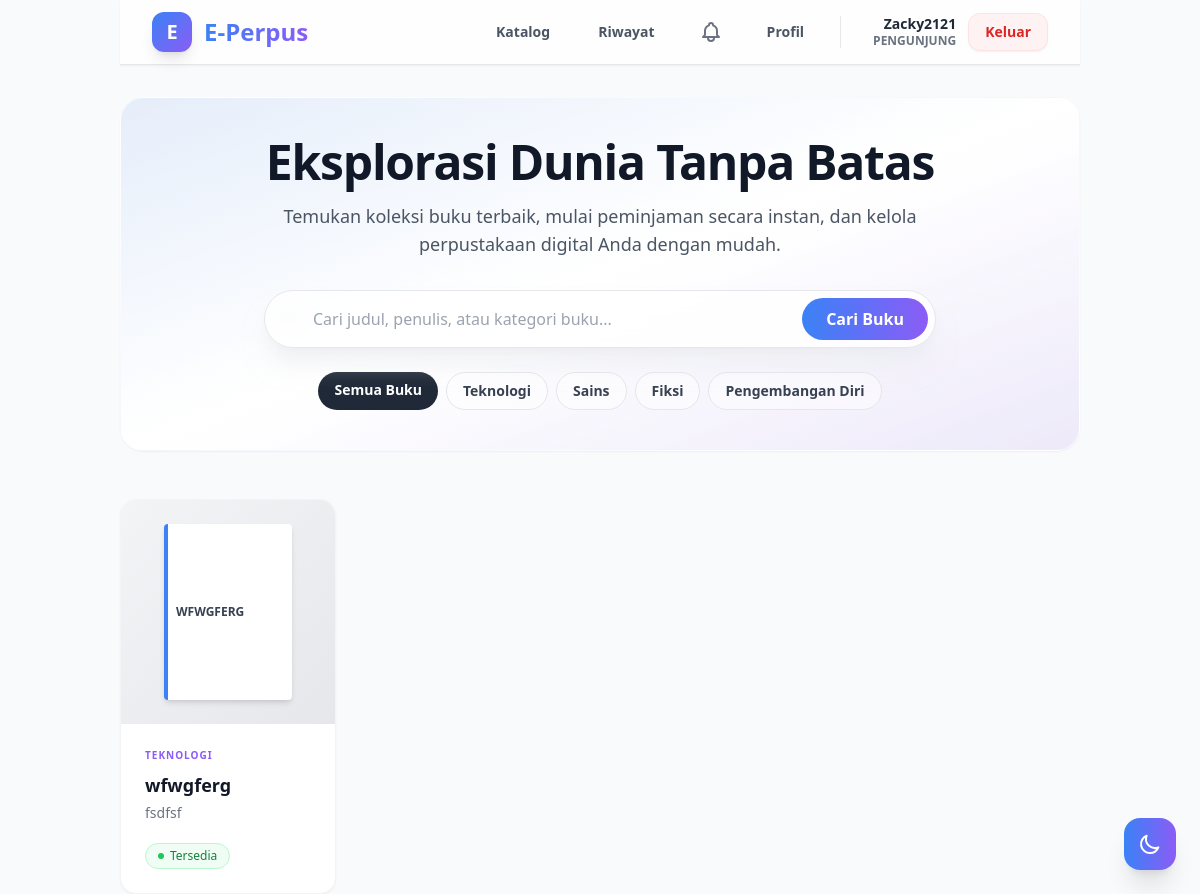
Page /user/dashboard (signed in) on the committed database.
### tables this page shows
CREATE TABLE categories
                   (
                       id
                       INTEGER
                       PRIMARY
                       KEY
                       AUTOINCREMENT,
                       name
                       TEXT
                       NOT
                       NULL
                   );

CREATE TABLE books
                   (
                       id
                       INTEGER
                       PRIMARY
                       KEY
                       AUTOINCREMENT,
                       title
                       TEXT
                       NOT
                       NULL,
                       author
                       TEXT
                       NOT
                       NULL,
                       category_id
                       INTEGER,
                       description
                       TEXT,
                       cover_image
                       TEXT,
                       qr_code
                       TEXT,
                       is_available
                       BOOLEAN
                       DEFAULT
                       1,
                       FOREIGN
                       KEY
                   (
                       category_id
                   ) REFERENCES categories
                   (
                       id
                   )
                       );

### app.py (the view, shortened to what this page needs)
@app.route('/user/dashboard')
def user_dashboard():
    if session.get('role') != 'pengunjung':
        return redirect(url_for('login'))
    search_query = request.args.get('q', '')
    cat_filter = request.args.get('cat', '')
    conn = get_db_connection()
    categories = conn.execute('SELECT * FROM categories').fetchall()
    w_rows = conn.execute('SELECT book_id FROM wishlists WHERE user_id = ?', (session['user_id'],)).fetchall()
    wishlist_ids = [r['book_id'] for r in w_rows]
    popular_books = conn.execute('''
                                 SELECT books.*,
                                        categories.name               as category_name,
                                        COUNT(DISTINCT borrowings.id) as borrow_count,
                                        ROUND(AVG(reviews.rating), 1) as avg_rating
                                 FROM books
                                          LEFT JOIN categories ON books.category_id = categories.id
                                          LEFT JOIN borrowings ON books.id = borrowings.book_id
                                          LEFT JOIN reviews ON books.id = reviews.book_id
                                 GROUP BY books.id
                                 ORDER BY borrow_count DESC, avg_rating DESC LIMIT 4
                                 ''').fetchall()
    fav_cat = conn.execute('''
                           SELECT books.category_id
                           FROM borrowings
                                    JOIN books ON borrowings.book_id = books.id
                           WHERE borrowings.user_id = ?
                           GROUP BY books.category_id
                           ORDER BY COUNT(*) DESC LIMIT 1
                           ''', (session['user_id'],)).fetchone()
    if fav_cat and fav_cat['category_id']:
        recommended_books = conn.execute('''
                                         SELECT books.*,
                                                categories.name               as category_name,
                                                ROUND(AVG(reviews.rating), 1) as avg_rating
                                         FROM books
                                                  LEFT JOIN categories ON books.category_id = categories.id
                                                  LEFT JOIN reviews ON books.id = reviews.book_id
                                         WHERE books.category_id = ?
                                         GROUP BY books.id LIMIT 4
                                         ''', (fav_cat['category_id'],)).fetchall()
    query = '''
            SELECT books.*, categories.name as category_name, ROUND(AVG(reviews.rating), 1) as avg_rating
            FROM books
                     LEFT JOIN categories ON books.category_id = categories.id
                     LEFT JOIN reviews ON books.id = reviews.book_id \
            '''
    params = []
    if search_query:
        query += ' WHERE books.title LIKE ? OR books.author LIKE ? OR categories.name LIKE ?'
        params.extend(['%' + search_query + '%', '%' + search_query + '%', '%' + search_query + '%'])
    elif cat_filter:
        query += ' WHERE books.category_id = ?'
        params.append(cat_filter)
    query += ' GROUP BY books.id ORDER BY books.id DESC'
    books = conn.execute(query, params).fetchall()
    conn.close()
    return render_template('user_dashboard.html',
                           books=books,
                           popular_books=popular_books,
                           recommended_books=recommended_books,
                           wishlist_ids=wishlist_ids,
                           search_query=search_query,
                           categories=categories,
                           current_cat=cat_filter)

### app.py (called while the page is built)
def get_db_connection():
    conn = sqlite3.connect(DB_PATH)
    conn.row_factory = sqlite3.Row
    return conn

@app.context_processor
def inject_globals():
    unread_count = 0
    wishlist_count = 0
    if 'user_id' in session:
        conn = get_db_connection()
        count_row = conn.execute('SELECT COUNT(*) FROM notifications WHERE user_id = ? AND is_read = 0',
                                 (session['user_id'],)).fetchone()
        if count_row:
            unread_count = count_row[0]
        w_row = conn.execute('SELECT COUNT(*) FROM wishlists WHERE user_id = ?', (session['user_id'],)).fetchone()
        if w_row:
            wishlist_count = w_row[0]
        conn.close()
    return dict(unread_notifications=unread_count, wishlist_count=wishlist_count)

### templates/user_dashboard.html (shortened to what this page needs)
{% extends "base.html" %}
{% block content %}
{% include "navbar.html" %}
<div class="relative bg-gradient-to-br from-primary/10 via-white to-secondary/10 dark:from-gray-800 dark:via-gray-900 dark:to-gray-800 rounded-3xl p-10 mb-12 text-center shadow-sm border border-white/50 dark:border-gray-700 overflow-hidden">
    <div class="absolute inset-0 bg-grid-slate-100 dark:bg-grid-slate-700/[0.04] bg-[bottom_1px_center] mask-image:linear-gradient(to_bottom,transparent,black)"></div>
    <div class="relative z-10">
        <h1 class="text-4xl md:text-5xl font-extrabold text-gray-900 dark:text-white tracking-tight mb-4">
            Eksplorasi Dunia Tanpa Batas
        </h1>
        <p class="text-lg text-gray-600 dark:text-gray-400 max-w-2xl mx-auto mb-8">
            Temukan koleksi buku terbaik, mulai peminjaman secara instan, dan kelola perpustakaan digital Anda dengan mudah.
        </p>
        <div class="max-w-2xl mx-auto">
            <form action="{{ url_for('user_dashboard') }}" method="GET" class="relative group">
                <div class="absolute inset-y-0 left-0 pl-4 flex items-center pointer-events-none">
                    <svg class="h-5 w-5 text-gray-400 group-focus-within:text-primary transition" fill="none" viewBox="0 0 24 24" stroke="currentColor"><path stroke-linecap="round" stroke-linejoin="round" stroke-width="2" d="M21 21l-6-6m2-5a7 7 0 11-14 0 7 7 0 0114 0z"/></svg>
                </div>
                <input type="text" name="q" value="{{ search_query }}" class="block w-full pl-12 pr-32 py-4 text-base text-gray-900 bg-white/80 dark:bg-gray-800/80 backdrop-blur-md rounded-full border border-gray-200 dark:border-gray-700 focus:ring-4 focus:ring-primary/20 focus:border-primary shadow-xl shadow-gray-200/50 dark:shadow-none transition-all outline-none" placeholder="Cari judul, penulis, atau kategori buku...">
                <button type="submit" class="absolute right-2 top-2 bottom-2 px-6 bg-gradient-to-r from-primary to-secondary text-white font-semibold rounded-full hover:shadow-lg hover:opacity-90 transition-all">
                    Cari Buku
                </button>
            </form>
        </div>
        <div class="mt-6 flex flex-wrap justify-center gap-2">
            <a href="{{ url_for('user_dashboard') }}" class="px-4 py-2 rounded-full text-sm font-bold transition {% if not current_cat %} bg-gray-800 text-white {% else %} bg-white/50 text-gray-700 hover:bg-white border border-gray-200 {% endif %}">Semua Buku</a>
            {% for cat in categories %}
            <a href="{{ url_for('user_dashboard', cat=cat.id) }}" class="px-4 py-2 rounded-full text-sm font-bold transition {% if current_cat == cat.id|string %} bg-primary text-white shadow-lg {% else %} bg-white/50 text-gray-700 hover:bg-white border border-gray-200 {% endif %}">
                {{ cat.name }}
            </a>
            {% endfor %}
        </div>
    </div>
</div>
<div class="grid grid-cols-1 sm:grid-cols-2 lg:grid-cols-4 gap-8">
    {% for book in books %}
    <a href="{{ url_for('book_detail', id=book.id) }}" class="group bg-white dark:bg-gray-800 rounded-2xl shadow-sm hover:shadow-2xl hover:shadow-primary/10 transition-all duration-300 transform hover:-translate-y-2 border border-gray-100 dark:border-gray-700 overflow-hidden flex flex-col">
        <div class="h-56 bg-gradient-to-br from-gray-100 to-gray-200 dark:from-gray-700 dark:to-gray-800 relative flex items-center justify-center p-6">
            <div class="w-32 h-44 bg-white dark:bg-gray-600 rounded shadow-md border-l-4 border-primary flex items-center p-2 text-center overflow-hidden z-10 group-hover:scale-105 transition-transform duration-300">
                <span class="text-xs font-bold text-gray-700 dark:text-gray-200 uppercase line-clamp-4">{{ book.title }}</span>
            </div>
        </div>
        <div class="p-6 flex flex-col flex-grow">
            <span class="text-[10px] font-extrabold text-secondary tracking-widest uppercase mb-2">{{ book.category_name }}</span>
            <h3 class="text-lg font-bold text-gray-900 dark:text-white mb-1 line-clamp-1 group-hover:text-primary transition-colors">{{ book.title }}</h3>
            <p class="text-sm text-gray-500 dark:text-gray-400 mb-5">{{ book.author }}</p>
            <div class="mt-auto flex justify-between items-center">
                {% if book.is_available %}
                    <span class="inline-flex items-center gap-1.5 py-1 px-3 rounded-full text-xs font-medium bg-green-50 text-green-700 dark:bg-green-900/30 dark:text-green-400 border border-green-200 dark:border-green-800">
                        <span class="w-1.5 h-1.5 rounded-full bg-green-500"></span> Tersedia
                    </span>
                {% else %}
                    <span class="inline-flex items-center gap-1.5 py-1 px-3 rounded-full text-xs font-medium bg-red-50 text-red-700 dark:bg-red-900/30 dark:text-red-400 border border-red-200 dark:border-red-800">
                        <span class="w-1.5 h-1.5 rounded-full bg-red-500"></span> Dipinjam
                    </span>
                {% endif %}
            </div>
        </div>
    </a>
    {% else %}
    <div class="col-span-full flex flex-col items-center justify-center py-20 opacity-50">
        <span class="text-6xl mb-4">📚</span>
        <h3 class="text-2xl font-bold text-gray-800 dark:text-gray-200">Tidak Ada Buku</h3>
        <p class="text-gray-500">Katalog kosong atau pencarian tidak ditemukan.</p>
    </div>
    {% endfor %}
</div>
{% endblock %}

### rows in the picture
categories: name "Teknologi"
categories: name "Sains"
categories: name "Fiksi"
categories: name "Pengembangan Diri"
books: title "WFWGFERG", category_name "TEKNOLOGI", title "wfwgferg", author "fsdfsf", is_available True (drawn)

### other values in the picture
{{ session.get('full_name', 'User') }} "Zacky2121"
{{ session.get('role', '') }} "PENGUNJUNG"
